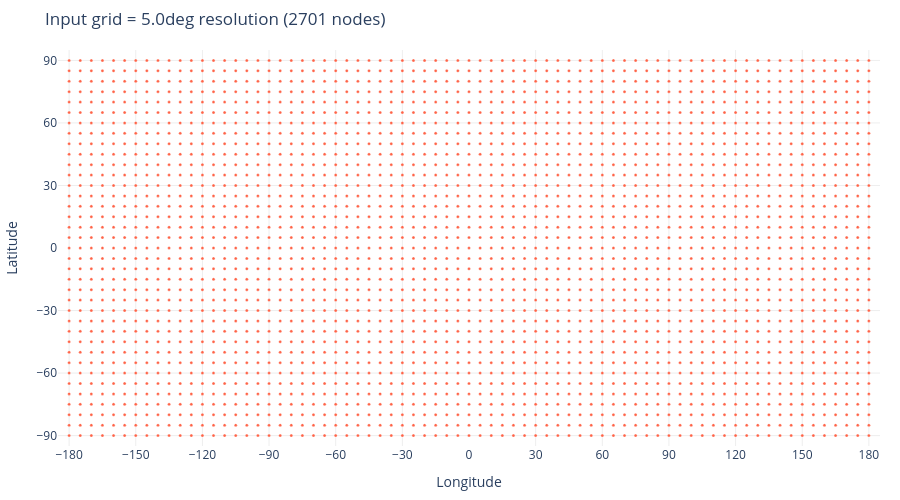

Notebook code for this chart:
### Markdown cell above
## 2. Define the Input Grid

We use a regular 5° lat/lon grid as the input feature grid.  A coarser resolution is intentional here, it keeps the visualisations readable.  In practice you would use whatever grid your NWP model outputs.

### Code cell
resolution = 5.0          # degrees  (use 2.5 for production)
lats = np.arange(-90,  90.1, resolution)
lons = np.arange(-180, 180.1, resolution)
grid_lat, grid_lon = np.meshgrid(lats, lons, indexing="ij")
grid_lat_lon = np.column_stack([grid_lat.ravel(), grid_lon.ravel()])

print(f"Grid: {len(lats)} x {len(lons)} = {len(grid_lat_lon)} nodes")

fig = plot_graph_on_globe(
    grid_lat_lon[:,0], grid_lat_lon[:,1],
    node_color="tomato", node_size=3,
    title=f"Input grid = {resolution}deg resolution ({len(grid_lat_lon)} nodes)",
)
fig.show()

### Figure 1 — Plotly figure (JSON) as saved in the notebook; plotly's stock layout.template omitted (floating-point values rounded to 4 significant figures; data arrays with more than 128 entries replaced by an {"elided": "..."} marker saying what was removed)
{"data": [{"hovertemplate": "lat=%{y:.2f}°, lon=%{x:.2f}°<extra></extra>", "marker": {"color": "tomato", "line": {"color": "white", "width": 0.3}, "size": 3}, "mode": "markers", "type": "scatter", "x": {"elided": "2701 float values"}, "y": {"elided": "2701 float values"}}], "layout": {"height": 500, "margin": {"b": 40, "l": 40, "r": 20, "t": 50}, "plot_bgcolor": "white", "showlegend": false, "title": {"text": "Input grid = 5.0deg resolution (2701 nodes)"}, "width": 900, "xaxis": {"dtick": 30, "gridcolor": "#eee", "range": [-185, 185], "showgrid": true, "title": {"text": "Longitude"}}, "yaxis": {"dtick": 30, "gridcolor": "#eee", "range": [-95, 95], "showgrid": true, "title": {"text": "Latitude"}}}}
